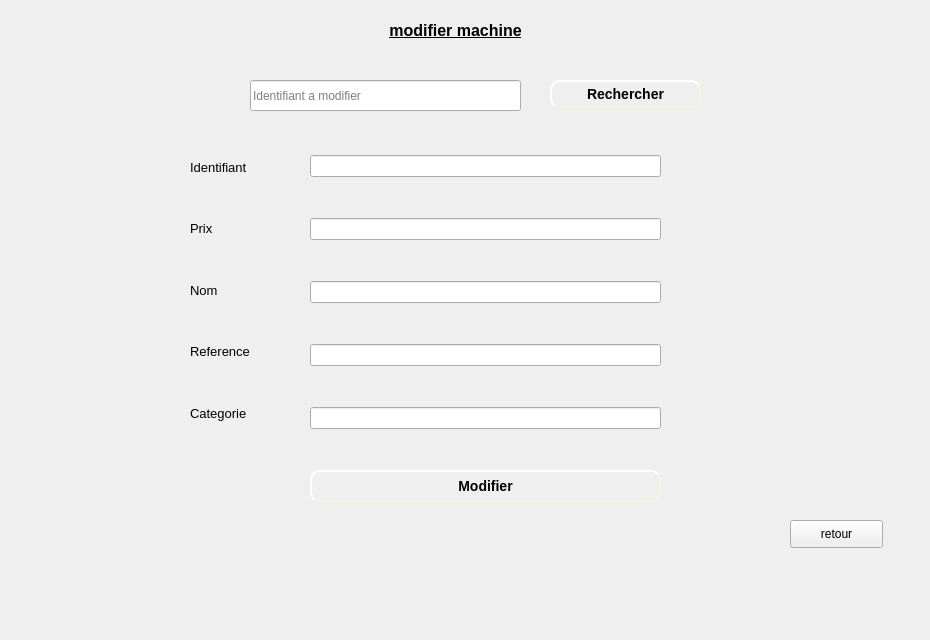
      <widget class="QWidget" name="tab_25">
       <attribute name="title">
        <string>Modifier</string>
       </attribute>
       <widget class="QLabel" name="label_173">
        <property name="geometry">
         <rect>
          <x>-10</x>
          <y>-10</y>
          <width>921</width>
          <height>631</height>
         </rect>
        </property>
        <property name="text">
         <string/>
        </property>
        <property name="pixmap">
         <pixmap>../../Desktop/images qt/fond.jpg</pixmap>
        </property>
        <property name="scaledContents">
         <bool>true</bool>
        </property>
       </widget>
       <widget class="QLabel" name="label_174">
        <property name="geometry">
         <rect>
          <x>0</x>
          <y>10</y>
          <width>911</width>
          <height>41</height>
         </rect>
        </property>
        <property name="text">
         <string>&lt;html&gt;&lt;head/&gt;&lt;body&gt;&lt;p align=&quot;center&quot;&gt;&lt;span style=&quot; font-size:12pt; font-weight:600; text-decoration: underline;&quot;&gt;modifier machine&lt;/span&gt;&lt;/p&gt;&lt;/body&gt;&lt;/html&gt;</string>
        </property>
       </widget>
       <widget class="QPushButton" name="retour_23">
        <property name="geometry">
         <rect>
          <x>790</x>
          <y>520</y>
          <width>93</width>
          <height>28</height>
         </rect>
        </property>
        <property name="text">
         <string>retour</string>
        </property>
       </widget>
       <widget class="QPushButton" name="pushButton_rechercherModM">
        <property name="geometry">
         <rect>
          <x>550</x>
          <y>80</y>
          <width>151</width>
          <height>28</height>
         </rect>
        </property>
        <property name="styleSheet">
         <string notr="true">#pushButton_rechercherModM
{

	border-color: beige;
border-style: outset;
  border-width: 2px;
  border-radius: 10px;
  font: bold 14px;
  min-width: 6em;
  padding: 6px;

}
#pushButton_rechercherModM:hover
{
	border-color: blue;
}</string>
        </property>
        <property name="text">
         <string>Rechercher</string>
        </property>
       </widget>
       <widget class="QLineEdit" name="lineEdit_idModifierM">
        <property name="geometry">
         <rect>
          <x>250</x>
          <y>80</y>
          <width>271</width>
          <height>31</height>
         </rect>
        </property>
        <property name="placeholderText">
         <string>Identifiant a modifier</string>
        </property>
       </widget>
       <widget class="QWidget" name="verticalLayoutWidget_8">
        <property name="geometry">
         <rect>
          <x>310</x>
          <y>120</y>
          <width>351</width>
          <height>421</height>
         </rect>
        </property>
        <layout class="QVBoxLayout" name="verticalLayout_modifier">
         <item>
          <widget class="QLineEdit" name="lineEdit_id_2">
           <property name="placeholderText">
            <string/>
           </property>
          </widget>
         </item>
         <item>
          <widget class="QLineEdit" name="lineEdit_prix_2">
           <property name="placeholderText">
            <string/>
           </property>
          </widget>
         </item>
         <item>
          <widget class="QLineEdit" name="lineEdit_nom_4">
           <property name="placeholderText">
            <string/>
           </property>
          </widget>
         </item>
         <item>
          <widget class="QLineEdit" name="lineEdit_reference_2">
           <property name="placeholderText">
            <string/>
           </property>
          </widget>
         </item>
         <item>
          <widget class="QLineEdit" name="lineEdit_categorie_2">
           <property name="placeholderText">
            <string/>
           </property>
          </widget>
         </item>
         <item>
          <widget class="QPushButton" name="pushButton_modifierMachine_4">
           <property name="styleSheet">
            <string notr="true">#pushButton_modifierMachine_4
{
	
	border-color: beige;
border-style: outset;
  border-width: 2px;
  border-radius: 10px;
  font: bold 14px;
  min-width: 6em;
  padding: 6px;

}
#pushButton_modifierMachine_4:hover
{
	border-color: blue;
}</string>
           </property>
           <property name="text">
            <string>Modifier</string>
           </property>
          </widget>
         </item>
        </layout>
       </widget>
       <widget class="QWidget" name="verticalLayoutWidget_11">
        <property name="geometry">
         <rect>
          <x>190</x>
          <y>140</y>
          <width>160</width>
          <height>301</height>
         </rect>
        </property>
        <layout class="QVBoxLayout" name="verticalLayout_35">
         <item>
          <widget class="QLabel" name="label_175">
           <property name="text">
            <string>&lt;html&gt;&lt;head/&gt;&lt;body&gt;&lt;p&gt;&lt;span style=&quot; font-size:10pt;&quot;&gt;Identifiant&lt;/span&gt;&lt;/p&gt;&lt;/body&gt;&lt;/html&gt;</string>
           </property>
          </widget>
         </item>
         <item>
          <widget class="QLabel" name="label_179">
           <property name="text">
            <string>&lt;html&gt;&lt;head/&gt;&lt;body&gt;&lt;p&gt;&lt;span style=&quot; font-size:10pt;&quot;&gt;Prix&lt;/span&gt;&lt;/p&gt;&lt;/body&gt;&lt;/html&gt;</string>
           </property>
          </widget>
         </item>
         <item>
          <widget class="QLabel" name="label_180">
           <property name="text">
            <string>&lt;html&gt;&lt;head/&gt;&lt;body&gt;&lt;p&gt;&lt;span style=&quot; font-size:10pt;&quot;&gt;Nom&lt;/span&gt;&lt;/p&gt;&lt;/body&gt;&lt;/html&gt;</string>
           </property>
          </widget>
         </item>
         <item>
          <widget class="QLabel" name="label_181">
           <property name="text">
            <string>&lt;html&gt;&lt;head/&gt;&lt;body&gt;&lt;p&gt;&lt;span style=&quot; font-size:10pt;&quot;&gt;Reference&lt;/span&gt;&lt;/p&gt;&lt;/body&gt;&lt;/html&gt;</string>
           </property>
          </widget>
         </item>
         <item>
          <widget class="QLabel" name="label_182">
           <property name="text">
            <string>&lt;html&gt;&lt;head/&gt;&lt;body&gt;&lt;p&gt;&lt;span style=&quot; font-size:10pt;&quot;&gt;Categorie&lt;/span&gt;&lt;/p&gt;&lt;/body&gt;&lt;/html&gt;</string>
           </property>
          </widget>
         </item>
        </layout>
       </widget>
      </widget>
